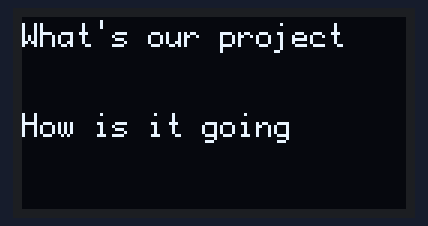
This sketch was run on a simulated Arduino Uno, built with avr-gcc and run on an emulated ATmega328P. Parts: 128×64 one-colour display.

Above: at 0.3 s.
At 4.1 s:
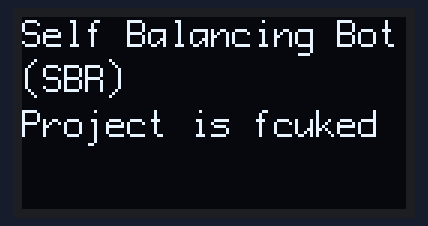

The sketch:

Oled.ino
```cpp
#include "U8glib.h"
U8GLIB_SH1106_128X64 u8g(U8G_I2C_OPT_NONE);

void draw(void) {
  u8g.setFont(u8g_font_profont12);
  u8g.setPrintPos(0, 10);
  u8g.print("What's our project");
  u8g.setPrintPos(0, 25);
  u8g.print("");
  u8g.setPrintPos(0, 40);
  u8g.print("How is it going");
}

void draw2(void) {
  u8g.setFont(u8g_font_profont15);
  u8g.setPrintPos(0, 10);
  u8g.print("Self Balancing Bot");
  u8g.setPrintPos(0, 25);
  u8g.print("(SBR)");
  u8g.setPrintPos(0, 40);
  u8g.setFont(u8g_font_profont15);
  u8g.print("Project is fcuked");
}

void setup(void) {
}

void loop(void) {
  u8g.firstPage();
  do {
    draw();
  } while (u8g.nextPage() );
  delay(3500);
  u8g.firstPage();
  do {
    draw2();
  } while (u8g.nextPage());
  delay(3500);
}
```

Measured:
- what the display in image 0 shows lasts 3.9 s, from 0.2 s to 4.1 s
- what the display in image 1 shows lasts 3.7 s, from 4.1 s to 7.8 s
